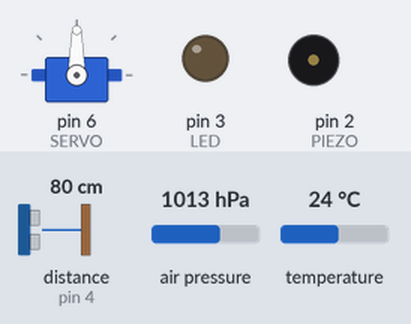
Recording of a sketch running on a simulated Arduino Uno, built with avr-gcc and run on an emulated ATmega328P. Shown: servo, output pins drawn as LEDs (lit = HIGH), buzzer (waves = sounding). Inputs (shaded band) come from the test bench; at power-on: air pressure 1013 hPa, distance to the obstacle (sensor on pin 4) 80 cm, temperature 24 °C. The echo pulse lasts 58.3 µs per cm.

Above: at 1.2 s.
1.3 s: air pressure set to 1010 hPa
At 1.46 s:
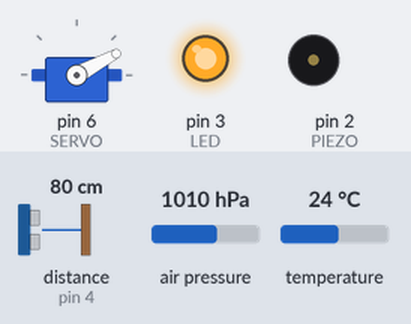
4.3 s: distance to the obstacle (sensor on pin 4) set to 12 cm
7.3 s: distance to the obstacle (sensor on pin 4) set to 9 cm
At 10.1 s:
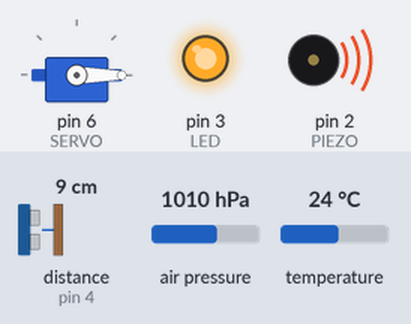
10.3 s: distance to the obstacle (sensor on pin 4) set to 18 cm
At 11.2 s:
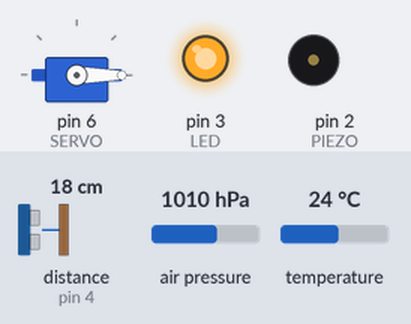
11.8 s: distance to the obstacle (sensor on pin 4) set to 2 cm
At 12.6 s:
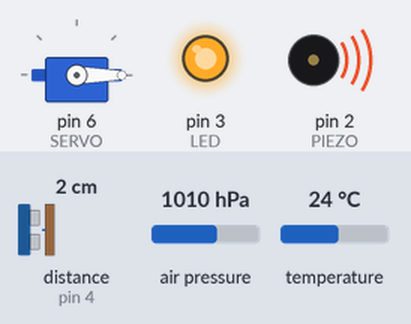
Timing chart, 0 to 14.3 s (numbered marks = the images above; inputs shaded):
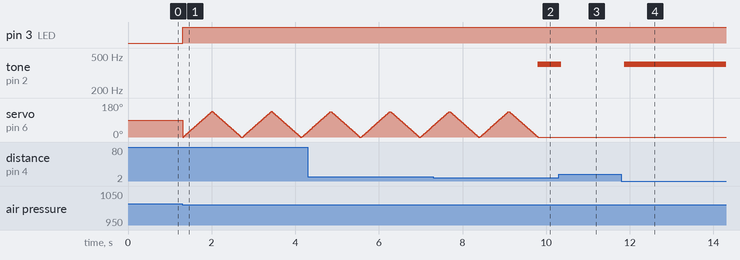

The sketch:

areial-imaging.ino
```cpp
//#include <NewTone.h>
#include <Servo.h>
#include <NewPing.h>
#include <SFE_BMP180.h>
#include <Wire.h>
//#include <math.h>

#define PIEZO 2
#define LED 3
#define SR04_ECHO 4
#define SR04_TRIGGER 5
#define SERVO 6

#define MAX_DISTANCE 30 // in centimeters
#define MAX_HEIGHT 40.00 // in feet
#define OVERSAMPLING 3
#define SAMPLING_RATE 10

double baselinePressure;

NewPing sonar(SR04_TRIGGER, SR04_ECHO, MAX_DISTANCE);
SFE_BMP180 barometer;
Servo servo;

bool heightReached = false;
bool grounded = false;

void setup() {
	Serial.begin(9600);
	pinMode(PIEZO, OUTPUT);
	pinMode(LED, OUTPUT);
	barometer.begin();
	servo.attach(SERVO);
    baselinePressure = getPressure();
}

void loop() {
	int distance = sonar.ping_cm();
	double pressure = getPressure();
	double altitude = 0.0;
	// take a large number of readings and average them to improve accuracy
	for (int i = 0; i < SAMPLING_RATE; i++) {
		altitude += barometer.altitude(pressure, baselinePressure)*3.28084;
	}
	altitude /= SAMPLING_RATE;

	if (altitude >= MAX_HEIGHT) {
		heightReached = true;
	}

	if (heightReached) {
		digitalWrite(LED, HIGH);
		if (!grounded) {
			sweep();
		}
		if (distance != 0 && distance <= 10) {
			tone(PIEZO, 400);
			grounded = true;
		} else {
			noTone(PIEZO);
		}

	}

}

double getPressure() {
	char status = barometer.startTemperature();
	double temperature;
	double pressure;

	delay(status);

	barometer.getTemperature(temperature);
	status = barometer.startPressure(OVERSAMPLING);
	delay(status);
	barometer.getPressure(pressure, temperature);

	return(pressure);
}

void sweep() {
	int pos = 0;
	for (; pos <= 135; pos++) {
		servo.write(pos);
		delay(5);
	}

	for (; pos >= 0; pos--) {
		servo.write(pos);
		delay(5);
	}
}
```

Measured:
- the behaviour switches between 1012 and 1011 hPa on air pressure (found by bisection; images 0 and 1)
- the behaviour switches between 11 and 10 cm on distance to the obstacle (sensor on pin 4) (found by bisection; images 1 and 2)
- after the input at 7.3 s, tone on pin 2 (PIEZO): silent → 400 Hz after 2.5 s
- after the input at 10.3 s, tone on pin 2 (PIEZO): 400 Hz → silent after 0.06 s
- after the input at 11.8 s, tone on pin 2 (PIEZO): silent → 400 Hz after 0.06 s
